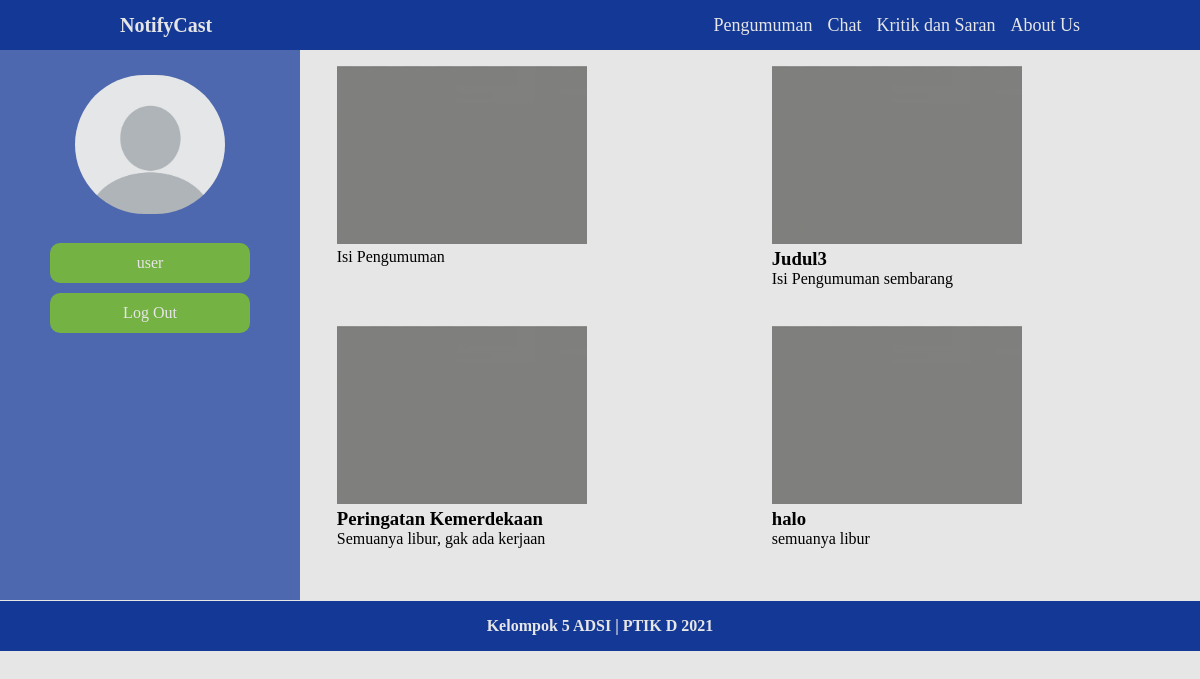
The page /dashboard.php (signed in) on the database its author committed.
### tables this page shows
CREATE TABLE `pengumuman` (
  `id_pengumuman` int(11) NOT NULL,
  `judul` varchar(255) NOT NULL,
  `isi_pengumuman` text NOT NULL
);

### dashboard.php (the view, shortened to what this page needs)
<?php
include "koneksi.php";
$query = mysqli_query($conn, "SELECT * FROM pengumuman ORDER BY id_pengumuman DESC LIMIT 4");
?>
<!DOCTYPE html>
<html lang="en">
<head>
    <link rel="stylesheet" href="css/style.css">
    <link rel="stylesheet" href="css/footer.css">
    <link rel="stylesheet" href="css/navbar.css">
    <link rel="stylesheet" href="css/dashboard.css">
</head>
<body>
    <nav class="nav">
        <div class="containerr">
            <div class="logo">
                <a href="">NotifyCast</a>
            </div>
            <div class="navbar">
                <ul>
                    <li><a href="pengumuman.php">Pengumuman</a></li>
                    <li><a href="chat.html">Chat</a></li>
                    <li><a href="kritikSaran.html">Kritik dan Saran</a></li>
                    <li><a href="aboutus.html">About Us</a></li>
                </ul>
            </div>
        </div>
    </nav>
    <div class="isi-dashboard">
        <div class="profil">
            <div class="foto">
                <img src="img/profil.jpg" alt="foto">
            </div>
            <div class="identity">
                <div class="nama">
                    <?php echo $_SESSION['user']; ?>
                </div>
                <div class="nama logout" onclick="logout()">
                    <p>Log Out</p>
                </div>
            </div>
        </div>
        <div class="kontent-dashboard">
            <?php
            while ($isi = mysqli_fetch_array($query)) {
                ?>
                <div class="isi-kontent">
                    <div class="lampir">
                        <img src="img/bg-gray.jpg" alt="gambar">
                    </div>
                    <div class="desc">
                        <h3>
                            <?php echo $isi['judul'] ?>
                        </h3>
                        <p>
                            <?php echo $isi['isi_pengumuman']; ?>
                        </p>
                    </div>
                </div>
                <?php $no++;
                $isi = mysqli_fetch_array($query) ?>
                <div class="isi-kontent">
                    <div class="lampir">
                        <img src="img/bg-gray.jpg" alt="gambar">
                    </div>
                    <div class="desc">
                        <h3>
                            <?php echo $isi['judul'] ?>
                        </h3>
                        <p>
                            <?php echo $isi['isi_pengumuman']; ?>
                        </p>
                    </div>
                </div>
                <?php $no++;
            } ?>
        </div>
    </div>
    <footer class="footer">
        <div class="containerr">
            <p>Kelompok 5 ADSI | PTIK D 2021</p>
        </div>
    </footer>
</body>
</html>

### css/style.css (style rules this page uses)
* { margin: 0; padding: 0; text-decoration: none; }
body { background-color: #E6E6E6; }
.containerr { width: 80%; margin: auto; }

### css/footer.css (style rules this page uses)
.footer { color: #E6E6E6; text-align: center; font-weight: bold; clear: both; }

### css/navbar.css (style rules this page uses)
.nav, .footer { height: 50px; width: 100%; background-color: #143895; line-height: 50px; box-sizing: border-box; text-decoration: none; }
.containerr { text-decoration: none; }
.nav .containerr .navbar ul { float: right; }
.nav .containerr .navbar ul li { list-style: none; float: left; margin-left: 15px; }
.nav .containerr .navbar ul li a { color: #E6E6E6; font-size: 18px; text-decoration: none; }
.nav .containerr .logo { font-size: 20px; float: left; }
.nav .containerr .logo a { color: #E6E6E6; font-weight: bold; text-decoration: none; }

### css/dashboard.css (style rules this page uses)
.kontent-dashboard p { overflow: hidden; white-space: nowrap; text-overflow: ellipsis; }

### dashboard.php (style rules this page uses)
.profil { float: left; height: 550px; width: 25%; background-color: #4D68AE; }
.foto { margin: 25px; text-align: center; }
.foto img { width: 150px; border-radius: 70px; }
.nama { height: 40px; width: 200px; line-height: 40px; background-color: #74B243; box-sizing: border-box; border-radius: 10px; color: #E6E6E6; text-align: center; margin: 10px auto; }
.nama p { text-decoration: none; color: #E6E6E6; }
.kontent-dashboard { width: 75%; box-sizing: border-box; height: 550px; float: right; display: flex; justify-content: space-around; flex-wrap: wrap; flex-direction: row; padding: 15px; }
.isi-kontent { width: 45%; height: 250px; }
.lampir img { width: 250px; }

### rows shown on the page
pengumuman: isi_pengumuman "Isi Pengumuman", pengumuman.judul "Judul3", pengumuman.isi_pengumuman "Isi Pengumuman sembarang"
pengumuman: judul "Peringatan Kemerdekaan", isi_pengumuman "Semuanya libur, gak ada kerjaan", pengumuman.judul "halo", pengumuman.isi_pengumuman "semuanya libur"

### other values the page prints
$_SESSION['user'] "user"
